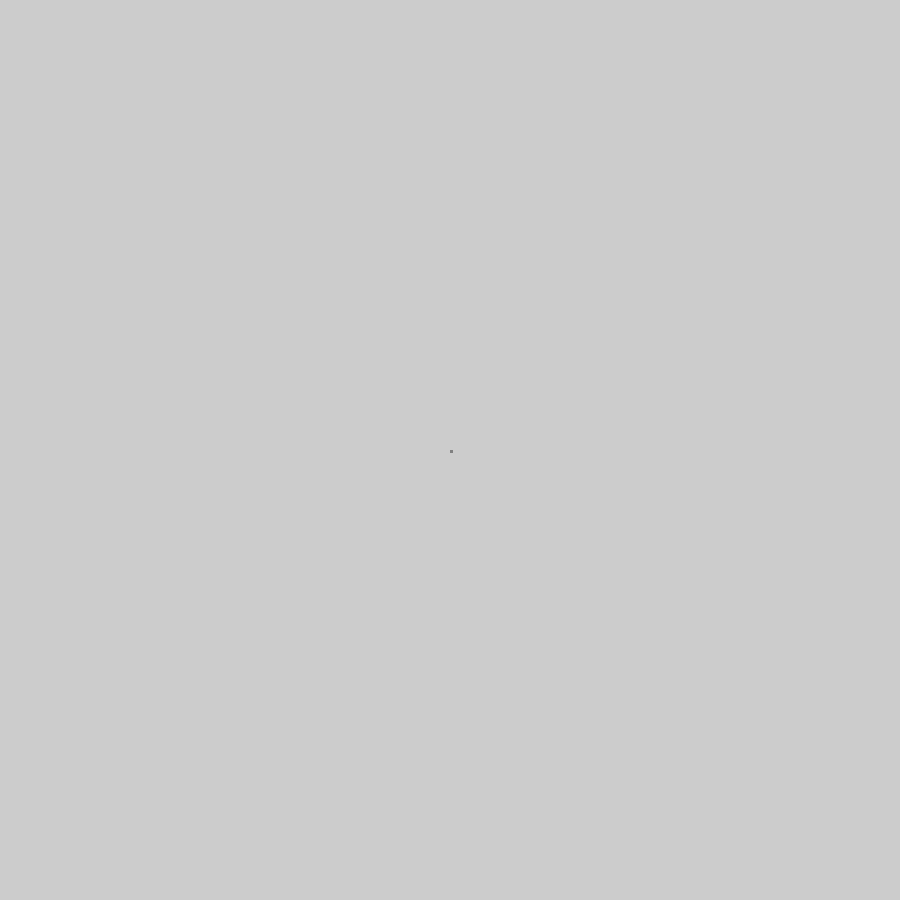
Frame 1 (no input)
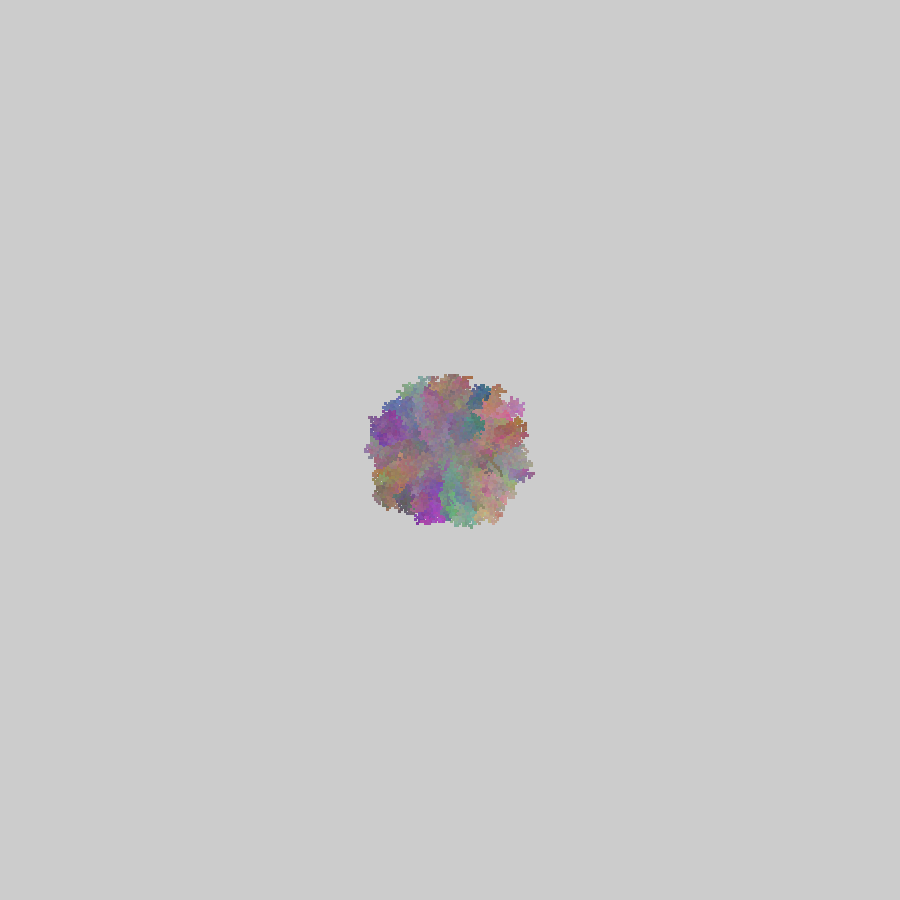
Frame 60 (the mouse pressed at the canvas centre just before this capture)
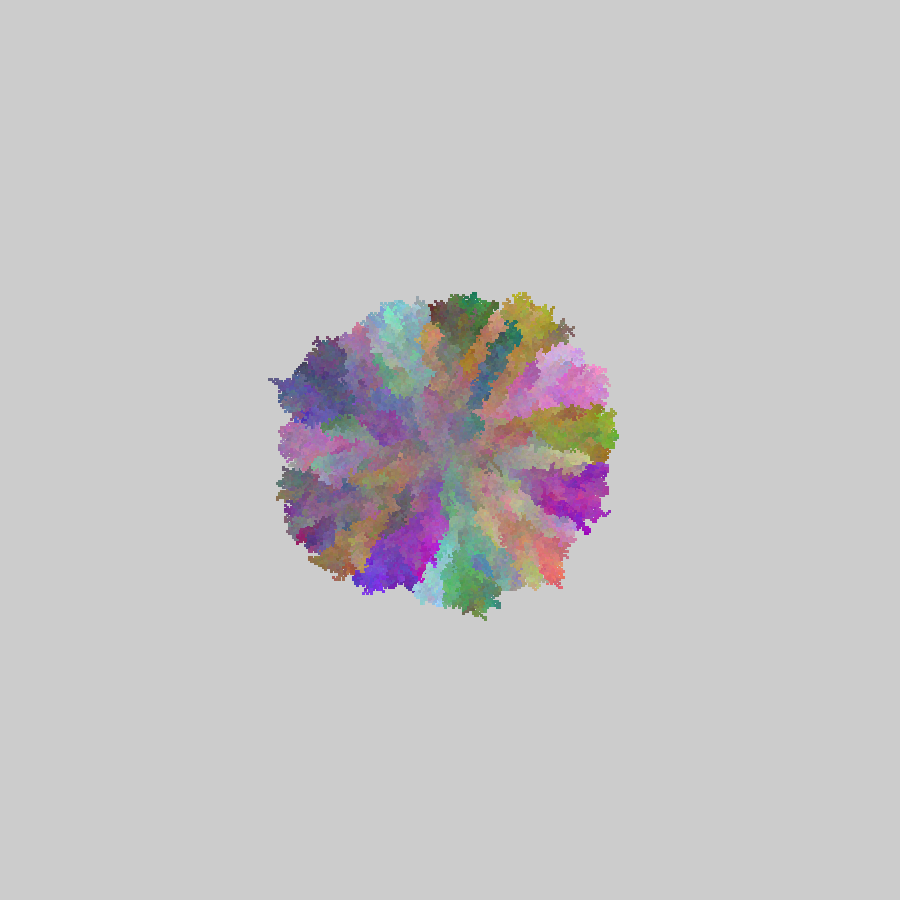
Frame 120 (the mouse held since frame 60 and released just before this capture)

The Processing sketch that drew these frames (run headless with seeded random() and noise(); from frame 60 on, the mouse is pressed at the canvas centre):

// Processing sketch: wzrost_prosty
// ── wzrost_prosty.pde
//Wzrost losowo z punktu środkowego z mutacjami kolorów
//-////////////////////////////////////////////////////////////////////////////////
//używamy KLASY zdefiniowanej przez użytkownika o nazwie RGB

//Parametry modelu  
int JUMP=3; //skok pozycji "zarodnika". Nieparzysty!
int CJUMP=15; //skok koloru. Tez lepiej nieparzysty.
int STARTG=128; //W jakiej szarości pierwsza komórka

//Ważne globalne zmienne, ale inicjowane w setup()
int Side; //Bok macierzy
int WCel; //Mnożnik dla kwadracika

RGB World[][]; //TABLICA

void setup() //Inicjalizacja okna i modelu
{
  size(900,900);
  noSmooth(); //Szybsza wizualizacja
  frameRate(30); //więcej klatek na sekundę
  
  WCel=2;
  Side=900/WCel;

  World = new RGB[Side][Side];
  World[Side/2][Side/2]= new RGB();

  World[Side/2][Side/2].Set(STARTG,STARTG,STARTG); //Inicjalizacja 
  World[Side/2][Side/2].Visualise(Side/2,Side/2,WCel);
}

int StepCounter=0;
boolean Stop=false;

void draw() //Monte Carlo Step
{  
  if(!Stop)
  { //Nowy stan
    int M=Side*Side;
    for(int i=0;i<M;i++)
    {
      int X=int(random(Side));
      int Y=int(random(Side));
      if(World[Y][X]!=null)
      {
         int Xt=X+int(random(JUMP))-JUMP/2;
         int Yt=Y+int(random(JUMP))-JUMP/2;
         
         if(0<=Xt && Xt<Side && 0<=Yt && Yt<Side
            &&  World[Yt][Xt]==null)
         {
            World[Yt][Xt]=new RGB();
            
            //TWORZENIE KOLORÓW Z MUTACJĄ
            int nR=World[Y][X].R+int(random(CJUMP))-CJUMP/2;
            if(nR<0) nR=0; else if(nR>255) nR=255;
            
            int nG=World[Y][X].G+int(random(CJUMP))-CJUMP/2;
            if(nG<0) nG=0; else if(nG>255) nG=255;
            
            int nB=World[Y][X].B+int(random(CJUMP))-CJUMP/2;
            if(nB<0) nB=0; else if(nB>255) nB=255;

            //USTAWIANIE KOLORÓW I WIZUALIZACJA
            World[Yt][Xt].Set(nR,nG,nB);
            World[Yt][Xt].Visualise(Xt,Yt,WCel);
            
            if(Xt==0 || Yt==0) //Doszło do brzegu z jednej z dwu stron - a rośnie w zasadzie symetrycznie
            {
               Stop=true;
               println(StepCounter,frameRate);   
            }
         }  
      }
    }
    StepCounter++;
  }
}

// ── RGB.pde
//TAKA KLASA
//-//////////////////////
int RGB_Counter=0;

class RGB
{
  int R,G,B;
  
  RGB()
  { 
    R=G=B=0; 
    RGB_Counter++;
  }
  
  void Set(int iR,int iG,int iB)
  {
    R=iR;G=iG;B=iB;
  }
  
  boolean isEmpty()
  {
    return R<=0 && G<=0 && B<=0;
  }
  
  void Visualise(int X,int Y,int W)
  {
    if(!isEmpty())
    {
      stroke(R,G,B);
      if(W>1)
      {
        fill(R,G,B);
        rect(X*W,Y*W,W,W);
      }
      else
      point(X,Y);
    }
  }
}
